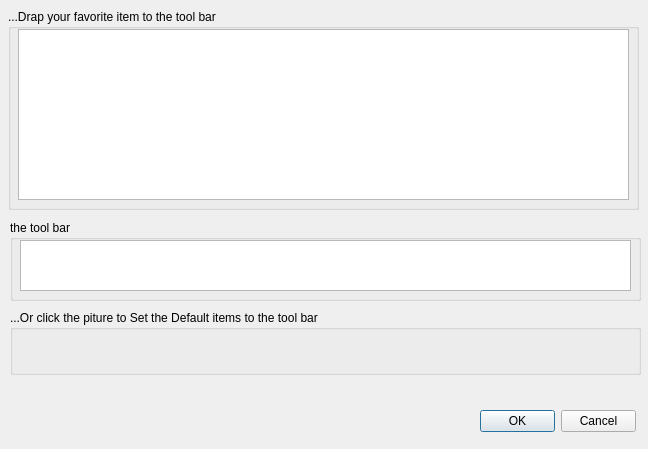
<?xml version="1.0" encoding="UTF-8"?>
<ui version="4.0">
 <class>CustomToolDialog</class>
 <widget class="QDialog" name="CustomToolDialog">
  <property name="geometry">
   <rect>
    <x>0</x>
    <y>0</y>
    <width>648</width>
    <height>449</height>
   </rect>
  </property>
  <property name="windowTitle">
   <string>Data Import</string>
  </property>
  <widget class="QGroupBox" name="groupBox">
   <property name="geometry">
    <rect>
     <x>8</x>
     <y>9</y>
     <width>631</width>
     <height>201</height>
    </rect>
   </property>
   <property name="minimumSize">
    <size>
     <width>0</width>
     <height>30</height>
    </size>
   </property>
   <property name="maximumSize">
    <size>
     <width>16777215</width>
     <height>16777215</height>
    </size>
   </property>
   <property name="title">
    <string>...Drap your favorite item to the tool bar</string>
   </property>
   <widget class="MyListWidget" name="items">
    <property name="geometry">
     <rect>
      <x>10</x>
      <y>20</y>
      <width>611</width>
      <height>171</height>
     </rect>
    </property>
   </widget>
  </widget>
  <widget class="QGroupBox" name="groupBox_2">
   <property name="geometry">
    <rect>
     <x>10</x>
     <y>310</y>
     <width>631</width>
     <height>65</height>
    </rect>
   </property>
   <property name="maximumSize">
    <size>
     <width>16777215</width>
     <height>65</height>
    </size>
   </property>
   <property name="title">
    <string>...Or click the piture to Set the Default items to the tool bar</string>
   </property>
   <widget class="QLabel" name="defaultTool">
    <property name="geometry">
     <rect>
      <x>30</x>
      <y>20</y>
      <width>561</width>
      <height>41</height>
     </rect>
    </property>
    <property name="text">
     <string/>
    </property>
   </widget>
  </widget>
  <widget class="QDialogButtonBox" name="buttonBox">
   <property name="geometry">
    <rect>
     <x>480</x>
     <y>410</y>
     <width>156</width>
     <height>23</height>
    </rect>
   </property>
   <property name="whatsThis">
    <string/>
   </property>
   <property name="orientation">
    <enum>Qt::Horizontal</enum>
   </property>
   <property name="standardButtons">
    <set>QDialogButtonBox::Cancel|QDialogButtonBox::Ok</set>
   </property>
  </widget>
  <widget class="QGroupBox" name="groupBox_3">
   <property name="geometry">
    <rect>
     <x>10</x>
     <y>220</y>
     <width>631</width>
     <height>81</height>
    </rect>
   </property>
   <property name="acceptDrops">
    <bool>false</bool>
   </property>
   <property name="title">
    <string>the tool bar</string>
   </property>
   <widget class="MyListWidget" name="selitems">
    <property name="geometry">
     <rect>
      <x>10</x>
      <y>20</y>
      <width>611</width>
      <height>51</height>
     </rect>
    </property>
   </widget>
  </widget>
 </widget>
 <customwidgets>
  <customwidget>
   <class>MyListWidget</class>
   <extends>QListWidget</extends>
   <header location="global">mylistwidget.h</header>
  </customwidget>
 </customwidgets>
 <resources/>
 <connections>
  <connection>
   <sender>buttonBox</sender>
   <signal>rejected()</signal>
   <receiver>CustomToolDialog</receiver>
   <slot>reject()</slot>
   <hints>
    <hint type="sourcelabel">
     <x>295</x>
     <y>458</y>
    </hint>
    <hint type="destinationlabel">
     <x>286</x>
     <y>274</y>
    </hint>
   </hints>
  </connection>
 </connections>
</ui>
